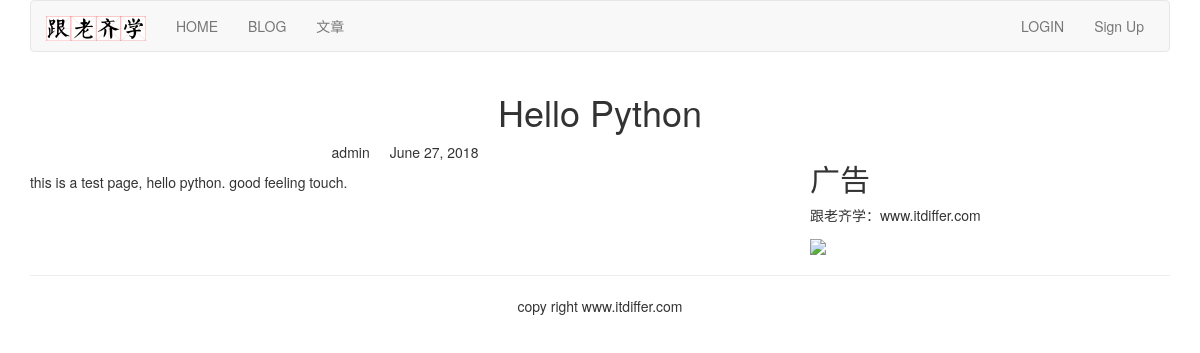
Page /blog/1/ on the committed database.
### blog/models.py (models this page shows, shortened)
class BlogArticles(models.Model):
    title = models.CharField(max_length=300)
    author = models.ForeignKey(User, related_name="blog_posts")
    body = models.TextField()
    publish = models.DateField(default=timezone.now)
    class Meta:
        ordering = ("-publish",)

### blog/views.py (the view)
# urls.py: url(r'^(?P<article_id>\d)/$', views.blog_article, name="blog_article"),
def blog_article(request, article_id):
    article = get_object_or_404(BlogArticles, id=article_id)
    pub = article.publish
    return render(request, "blog/content.html", {"article":article, "publish": pub})

### templates/blog/content.html (shortened to what this page needs)
{% extends "base.html" %}
{% block content %}
<div class="row text-center vertical-middle-sm">
    <h1>{{ article.title }}</h1>
</div>
<div class="row">
    <div class="col-xs-12 col-md-8">
        <p class="text-center"><span>{{ article.author.username }}</span><span style="margin-left: 20px">{{ publish }}</span></p>
        <div>{{ article.body }}</div>
    </div>
    <div class="col-xs-6 col-md-4">
        <h2>广告</h2>
        <p>跟老齐学：www.itdiffer.com</p>
        <img width="200px" src="https://ss1.bdstatic.com/70cFvXSh_Q1YnxGkpoWK1HF6hhy/it/u=4160246659,3402333304&fm=27&gp=0.jpg">
    </div>
</div>
{% endblock %}

### rows in the picture
BlogArticles: title "Hello Python", author.username "admin", publish "June 27, 2018", body "this is a test page, hello python. good feeling touch."
